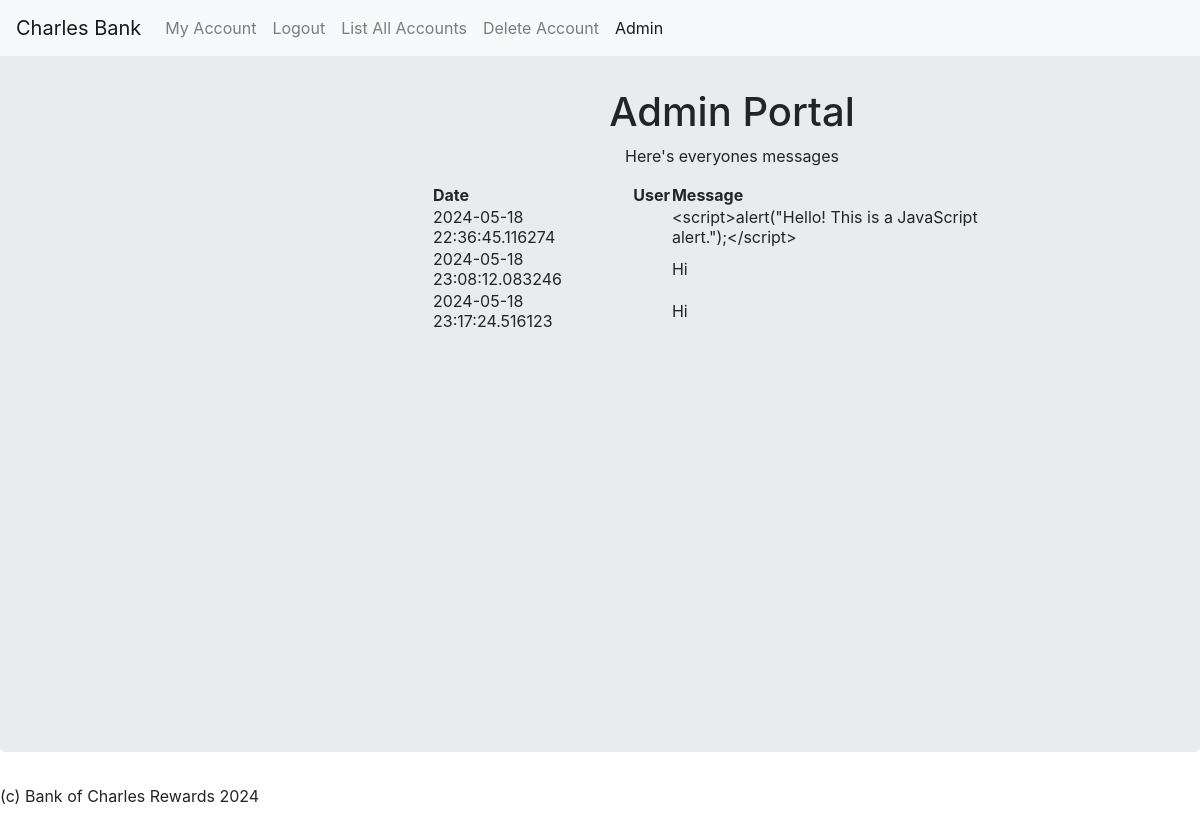
Page /admin (signed in) on the committed database.
### db/contact.py (models this page shows, shortened)
class Messages(db.Model):
    __tablename__ = "messages"
    id = db.Column(db.Integer, primary_key=True)
    message = db.Column(db.Text)
    date = db.Column(db.DateTime, nullable=False, default=datetime.now())
    account_id = db.Column(db.Integer, db.ForeignKey("accounts.id"), nullable=False)
    account = db.relationship("Account", backref=db.backref("messages", lazy=True))

### views/admin.py (the view)
@app.route("/admin", methods=["GET", "POST"])
def admin():
    try:
        isadmin = False
        if session['admin']:
            isadmin = True
        else:
            isadmin = False
        messages = Messages.query.all()
        return render_template(
            "admin.html",
            isadmin = isadmin,
            messages= messages
        )
    except:
         return render_template('404.html')

### templates/admin.html
﻿{% extends "base.html" %} {% block content %}
  {% autoescape false %}
    <div class="jumbotron">
      <div class="wrapperDiv">
        {% if isadmin %}
        <h1>Admin Portal</h1>
        <p>Here's everyones messages</p>
        <table class="messageTable">
          <thead>
            <th>Date</th>
            <th>User</th>
            <th>Message</th>
          </thead>
          <tbody>
            {% if messages %}
              {% for m in messages %}
              <tr>
                <td>{{m.date}}</td>
                <td>{{m.user_id}}</td>
                <td>{{m.message | e}}</td>
              </tr>
              {% endfor %}
              {% else %}
              <tr>
                <td>No messages</td>
              </tr>
              {%endif%}
          </tbody>
        </table>
        {% else %}
          <h1>GO AWAY</h1>
        {% endif %}
      </div>
    </div>
  {% endautoescape %}
{% endblock %}

### templates/base.html (shortened to what this page needs)
﻿<!DOCTYPE html>
<html lang="en" xmlns="http://www.w3.org/1999/xhtml">
    <head>
        <link rel="stylesheet" type="text/css" href="/s/app.css"/>
    </head>
    <body style="margin:0px;padding:0px;">
        <nav class="navbar navbar-expand-lg navbar-light fixed-top bg-light">
            <a class="navbar-brand" href="{{url_for('base.index')}}">Charles Bank</a>
            <div class="collapse navbar-collapse" id="navbarNavAltMarkup">
              <div class="navbar-nav">
                {% if session['username'] %}
                <a class="nav-item nav-link" href="{{url_for('display.my_account')}}">My Account</a>
                <a class="nav-item nav-link" href="{{url_for('accounts.logout')}}">Logout</a>
                {% else %}
                <a class="nav-item nav-link" href="{{url_for('accounts.create_account')}}">Create Account<span class="sr-only"></span></a>
                <a class="nav-item nav-link" href="{{url_for('accounts.login')}}">Login<span class="sr-only"></span></a>
                {% endif %}
                <a class="nav-item nav-link" href="{{url_for('display.list_accounts')}}">List All Accounts</a>
                <a class="nav-item nav-link disabled" href="{{url_for('display.delete_account')}}">Delete Account</a>
                {% if session['admin']==True %}
                <a class="nav-item nav-link" href="/admin">Admin</a>
                {% endif %}
              </div>
            </div>
        </nav>
        {% block content %}
        {% endblock %}
        <footer>
          <p>(c) Bank of Charles Rewards 2024</p>
        </footer>
    </body>
</html>

### templates/base.html (style rules this page uses)
.jumbotron { text-align: center; }
.wrapperDiv { margin-left: 50vh; max-width: 75vh; height: 75%; }
.messageTable { table-layout : fixed; }

### rows in the picture
Messages: date "2024-05-18 22:36:45.116274", message "<script>alert(\"Hello! This is a JavaScript alert.\");</script>"
Messages: date "2024-05-18 23:08:12.083246", message "Hi"
Messages: date "2024-05-18 23:17:24.516123", message "Hi"
